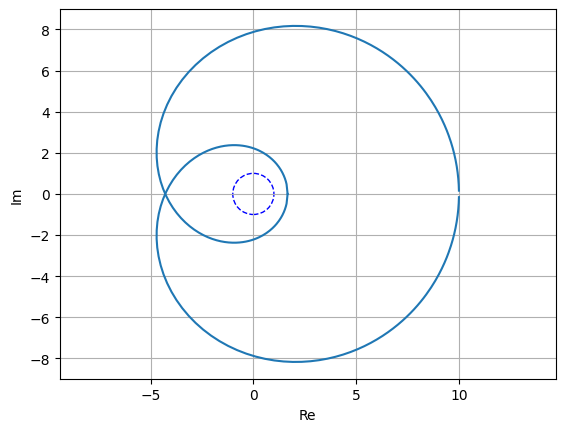

The Python source for this figure:
from matplotlib.pyplot import savefig
from lcapy import *

L = 10 * (s + 1) * (s + 2) / ((s - 3) * (s - 4))

L(f, causal=True).nyquist_plot((-20, 20), npoints=1000)

savefig(__file__.replace('.py', '.png'), bbox_inches='tight')
